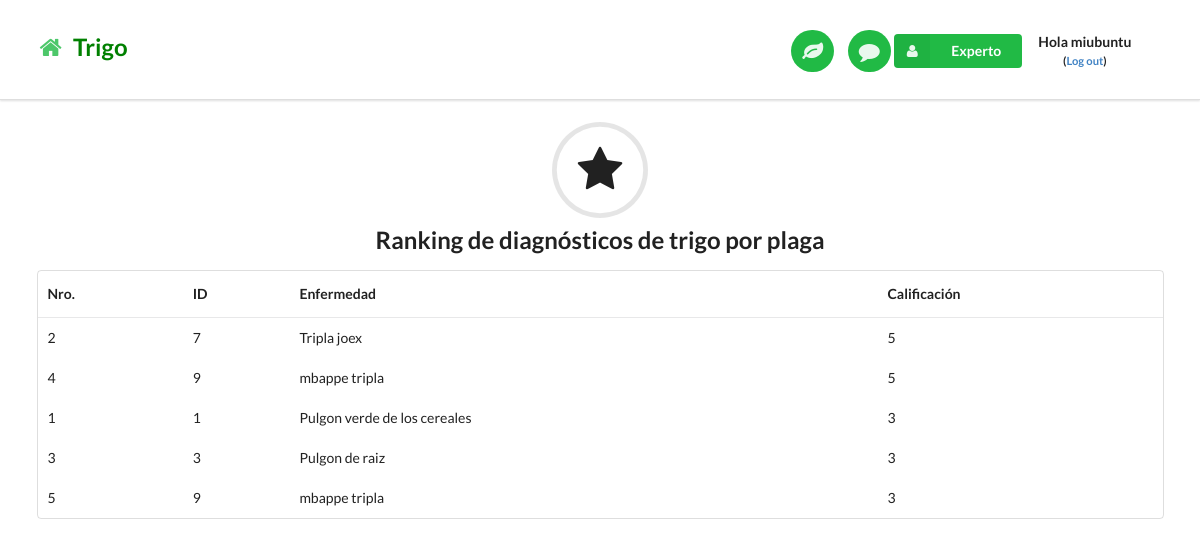
The page /reportecalificacionmaiztripla/ (signed in) on the database its author committed.
### miapp/models.py (models this page shows, shortened)
class Reviewtripla(models.Model):
    enfermedadName = models.CharField(max_length=50)
    enfermedadId = models.IntegerField()
    comment = models.TextField()
    reviewer = models.CharField(max_length=50)
    stars = models.IntegerField()
    createdTime =  models.DateField(auto_now=True, auto_now_add=False)

### miapp/views.py (the view)
# urls.py: url(r'^reportecalificacionmaiztripla/$', views.reportecalificacionmaiztriplaPage, name='reportecalificacionmaiztriplaPage'),
@login_required
def reportecalificacionmaiztriplaPage(request):
    reviewmaiz = Reviewtripla.objects.order_by('-stars')
    return render(request, 'reportecalificacionmaiztripla.html', {'reviewmaiz':reviewmaiz})

### templates/reportecalificacionmaiztripla.html
{% extends "basetrigo.html" %}
{% load staticfiles %}
{% block content %}
<h2 class="ui center aligned icon header">
  <i class="circular star icon"></i>
  Ranking de diagnósticos de trigo por plaga
</h2>
<div class="ui container">
<table class="ui basic table">
  <thead>
    <tr>
      <th>Nro.</th>
      <th>ID</th>
      <th>Enfermedad</th>
      <th>Calificación</th>
    </tr>
  </thead>
  {% for reviewmaiz in reviewmaiz %}
  <tbody>
    <tr>
      <td>{{ reviewmaiz.id }}</td>
      <td>{{ reviewmaiz.enfermedadId }}</td>
      <td>{{ reviewmaiz.enfermedadName }}</td>
      <td>{{ reviewmaiz.stars }}</td>
    </tr>
  </tbody>
  {% endfor %}
</table>
</div>
<br>
{% endblock %}

### templates/basetrigo.html (shortened to what this page needs)
{% load staticfiles %}
<!DOCTYPE html>
<html lang="en">
<head>
  <link rel="stylesheet" href="{% static "css/bootstrap2.min.css" %}"/>
  <link rel="stylesheet" href="{% static "css/utilbase.css" %}"/>
</head>
<body>
  {% block nav-bar %}
    <div class="ui top fixed menu borderless main nav-bar">
      <div class="ui container">
        <br> <h2><a href="/"><i class="green home icon link"></i>  <span style="color:green"> Trigo</span></a></h2>
        <div class="right item">
          <a id="analizar-link" href="/analisis"><button class="circular ui icon green button nav-button"> <i class="large leaf icon link"></i> </button></a>
          <a href="/comentariouser"><button class="circular ui icon green button nav-button"> <i class="large comment icon link"></i> </button></a>
{% if user.is_authenticated %}
<div class="ui floating labeled icon dropdown green button">
          <i class="user icon"></i>
          <span class="text">Experto</span>
        </div>
{% if user.is_authenticated %}
    <div class="item">
        <p class="top-menu" style="text-align:center;"> <b> Hola {{ user.username }} <br> <small>(<a href="{% url 'logout' %}">Log out</a>)</small> </b> </p>
    </div>
{% endif %}
{% endif %}
        </div>
      </div>
    </div>
<br>
  {% endblock %}
  {% block content %}
  {% endblock %}
</body>
</html>

### static/css/utilbase.css (style rules this page uses)
body { padding-top: 74px; }
.nav-bar { padding-top: 7px; padding-bottom: 4px; }
.nav-button { margin-left: 10px !important; }

### rows shown on the page
Reviewtripla: id "2", enfermedadId "7", enfermedadName "Tripla joex", stars "5"
Reviewtripla: id "4", enfermedadId "9", enfermedadName "mbappe tripla", stars "5"
Reviewtripla: id "1", enfermedadId "1", enfermedadName "Pulgon verde de los cereales", stars "3"
Reviewtripla: id "3", enfermedadId "3", enfermedadName "Pulgon de raiz", stars "3"
Reviewtripla: id "5", enfermedadId "9", enfermedadName "mbappe tripla", stars "3"

### other values the page prints
{{ user.username }} "miubuntu"
